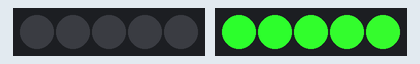
Recording of a sketch running on a simulated Arduino Uno, built with avr-gcc and run on an emulated ATmega328P. Parts: 2 × 5 RGB LEDs in strip order, left to right. Dim RGB values are drawn brighter than linear; colours are those a GRB WS2812 strip shows for the declared byte order.

Above: at 0.15 s.
At 4.73 s:
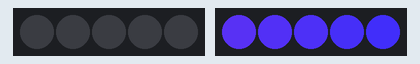
At 9.31 s:
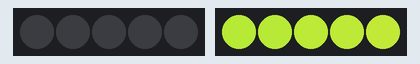
At 19.99 s:
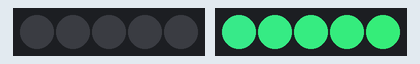
At 30.98 s:
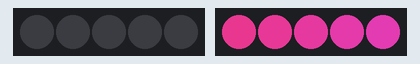
At 39.83 s:
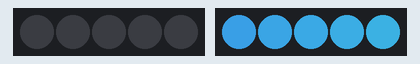
Timing chart, 0 to 40.0 s (numbered marks = the images above):
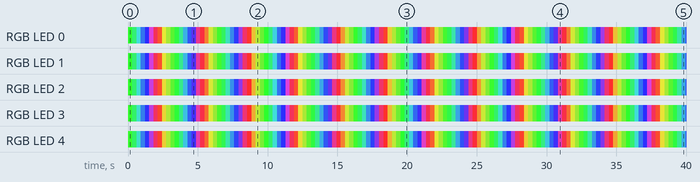

The sketch:

Wave_Neopixel.ino
```cpp
//------ LIBRARY ------
#include <Adafruit_NeoPixel.h>
#include <FastLED.h>


//------ DEFINE PINS ------
#define PIXEL_PIN    6   // Digital IO pin connected to the NeoPixels.
#define PIXEL_COUNT 5   // number of neopixel (change this accordingly)
#define BUTTON_PIN   7    // Button pin

#define LED_TYPE WS2812B
#define BRIGHTNESS 150   /* Control the brightness of your leds */
#define SATURATION 255   /* Control the saturation of your leds */

CRGB leds[PIXEL_COUNT];

Adafruit_NeoPixel strip = Adafruit_NeoPixel(PIXEL_COUNT, PIXEL_PIN, NEO_GRB + NEO_KHZ800);

bool oldState = HIGH;
int showType = 0;


//------ SETUP CODE ------
void setup() {
  FastLED.addLeds<LED_TYPE, PIXEL_PIN>(leds, PIXEL_COUNT);

  pinMode(BUTTON_PIN, INPUT_PULLUP);
  strip.begin();
  strip.show(); // Initialize all pixels to 'off'
}

//------ LOOP CODE ------
void loop() {
  for (int j = 0; j < 255; j++) {
    for (int i = 0; i < PIXEL_COUNT; i++) {
      leds[i] = CHSV(i - (j * 2), BRIGHTNESS, SATURATION); /* The higher the value 4 the less fade there is and vice versa */
    }
    FastLED.show();
    delay(25);
  }
}
```

Measured:
- by itself, RGB LED 0: off → RGB(44, 255, 44) at 0.00 s, → RGB(44, 202, 97) 0.31 s later, → RGB(44, 150, 150) 0.31 s later, → RGB(44, 97, 202) 0.31 s later, … (132 changes in this stretch)
- by itself, RGB LED 1: off → RGB(45, 253, 44) at 0.00 s, → RGB(44, 204, 94) 0.31 s later, → RGB(44, 151, 148) 0.31 s later, → RGB(44, 99, 199) 0.31 s later, … (132 changes in this stretch)
